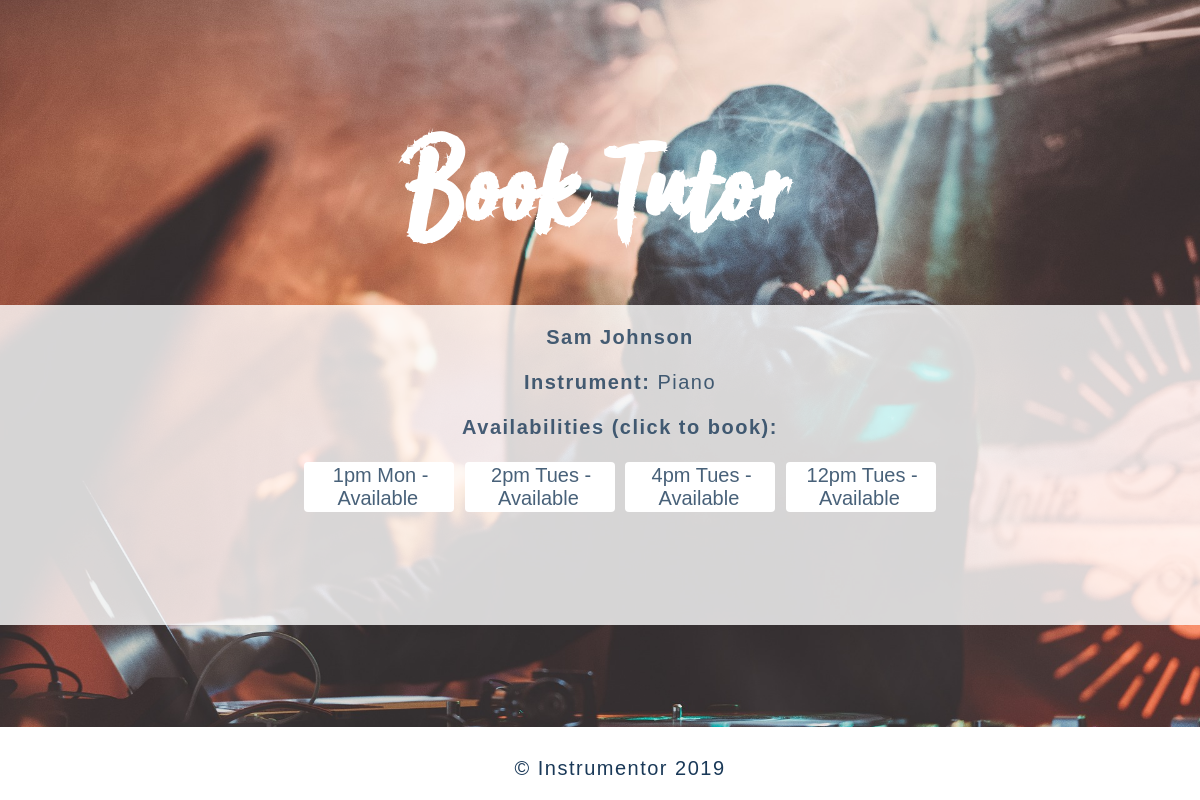
The app's page /home/book/8 with its own data.
### home/models.py (models this page shows, shortened)
class Tutor(models.Model):
    profile_pic = models.ImageField(upload_to="images/", default="concert.jpg") # pip3 install pillow
    name = models.CharField(max_length=150)
    experience = models.TextField(null=True, blank=True)
    instrument_avail = models.BooleanField(null=True, blank=True)
    price = models.DecimalField(max_digits=8, decimal_places=2, blank=True, null=True)
    instrument = models.ForeignKey('Instrument', on_delete=models.SET_NULL, null=True)
    user = models.OneToOneField(User, on_delete=models.CASCADE, null=False, primary_key=True)

class Instrument(models.Model):
    name = models.CharField(max_length=150)
    def __str__(self):
        return self.name

class Availability(models.Model):
    tutor = models.ForeignKey(Tutor, on_delete=models.CASCADE)
    hour = models.ForeignKey(Hour, on_delete=models.CASCADE)
    available = models.BooleanField(default=False)
    def __str__(self):
        if self.available:
            return self.hour.hour + ' ' \
                + self.hour.day_of_week + ' - Available'
        else:
            return 'Sorry no availabilities'

class Hour(models.Model):
    DAYS =(
    ('Mon','Monday'),
    ('Tues','Tuesday'),
    ('Wed','Wednesday'),
    ('Thurs','Thursday'),
    ('Fri','Friday'),
    ('Sat','Saturday'),
    ('Sun','Sunday',)
    )
    hour = models.CharField(max_length=8)
    day_of_week = models.CharField(choices=DAYS, max_length=10)

### home/views.py (the view)
# urls.py: path('book/<pk>', views.book, name = 'book'),
def book(request, pk):
    tutor = get_object_or_404(Tutor, pk=pk)
    tutors = Tutor.objects.all()
    avail = Availability.objects.all()
    return render(request, 'book.html', {
        'tutors': tutors, 'avail': avail, 'tutor': tutor})

### home/templates/book.html
{% include "base.html" %}
{% load static  %}
{% block header %}
  <h1 id="home">Book Tutor</h1>
{% endblock %}
{% block profile %}
<section class="content3">
  <div class="btn-group2">
    <ul>
      <p><b>{{tutor.user.first_name|capfirst}} {{tutor.user.last_name|capfirst}}</b></p>
      <p><b>Instrument:</b> {{ tutor.instrument}}</p>
      <p><b>Availabilities (click to book):</b></p>
        {% for avail in avail %}
        {% if avail.available == True %}
            <button class="button2">
              <a href="{% url 'booking' avail.pk %}">{{ avail }}</a>
            </button>
      {% endif %}
    {% endfor %}
    <br>
    </ul>
    <br><br>
    </div>
</section>
{% endblock %}

### static/style.css (style rules this page uses)
body h1 { margin: 0; font-size: 10vw; padding: 150px 10px 60px 0; line-height: 50px; font-family: 'Sun Valley'; text-align: center; color: white; }
body p { font-size: 20px; }
.btn-group2 { width: 100%; flex-wrap: wrap; display:inline-block; padding-bottom: 20px; }
.btn-group2 .button2 { background-color: white; color: rgba(16, 57, 90, 0.7); cursor: pointer; width: 150px; height: 50px; border-radius: 4px; border: none; text-align: center; font-size: 18px; margin: 2px; }
a { color: rgba(26, 57, 88, 0.8); text-decoration: none; font-size:20px; padding:2%; }
header p { text-align:center; }
.content3 { margin-top: 20px; color: rgba(26, 57, 88, 0.8); background-color:rgba(255, 255, 255, 0.8); width:100%; min-height: 40%; overflow: auto; }
.content3 ul { decoration: none; }

### records on screen
Tutor: user.first_name "Sam", user.last_name "Johnson", instrument "Piano"
Availability: available+hour "1pm Mon - Available"
Availability: available+hour "2pm Tues - Available"
Availability: available+hour "4pm Tues - Available"
Availability: available+hour "12pm Tues - Available"
